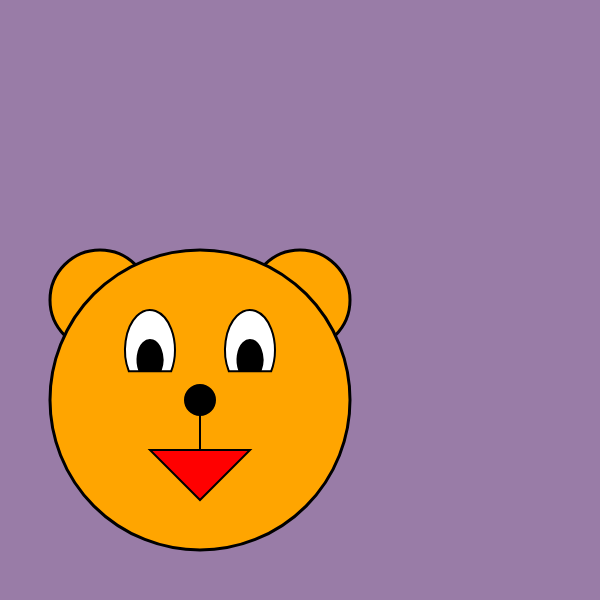
Frame 1 (no input)
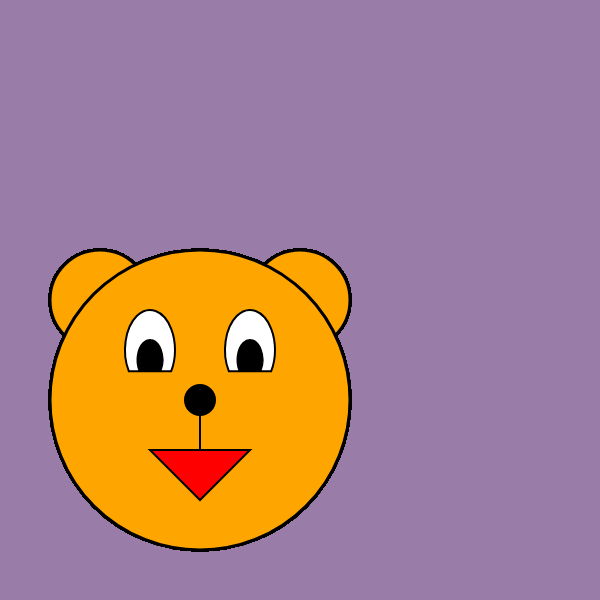
Frame 60 (no input)
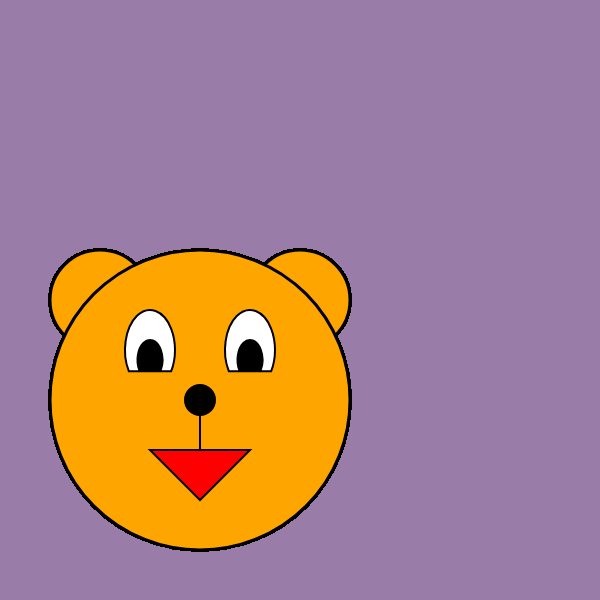
Frame 120 (the mouse pressed at the canvas centre since frame 60)

The p5.js sketch that drew these frames (run headless with seeded random() and noise() and a simulated clock; from frame 60 on, the mouse is pressed at the canvas centre):

// p5.js sketch
// ── sketch.js
let eyeWidth = 100; 
let facewidth = 300; 
function setup() {
    createCanvas(600, 600); 
    background (153,124,167);

}

function draw() {
    strokeWeight(3);
    stroke(0); 
fill ("orange");
  ellipse(100, 300,eyeWidth,eyeWidth);
  ellipse(300, 300,eyeWidth,eyeWidth);
  fill ("orange")
  ellipse (200,400,facewidth,facewidth);
  strokeWeight(2);
fill(255);
  arc(150, 350, 50, 80, HALF_PI + QUARTER_PI,QUARTER_PI,CHORD);
  arc(250, 350, 50, 80, HALF_PI + QUARTER_PI,QUARTER_PI,CHORD);
fill(0)
arc(150, 360, 25, 40, HALF_PI + QUARTER_PI,QUARTER_PI,CHORD);
arc(250, 360, 25, 40, HALF_PI + QUARTER_PI,QUARTER_PI,CHORD);
ellipse(200,400,30,30);
line(200,400,200,450);
fill("red");
triangle(150, 450,250,450,200,500);
}
